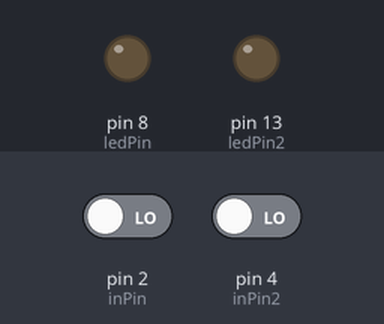
The sketch below on a simulated Arduino Uno, built with avr-gcc and run on an emulated ATmega328P. Shown: output pins drawn as LEDs (lit = HIGH). Inputs (shaded band) come from the test bench; at power-on: pin 2 (inPin) LOW, pin 4 (inPin2) LOW.

Above: at 1.2 s.
1.3 s: pin 2 (inPin) driven HIGH
At 2.5 s:
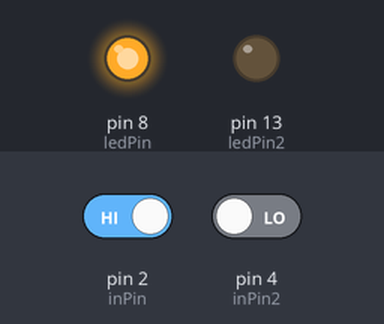
2.8 s: pin 4 (inPin2) driven HIGH
At 4.0 s:
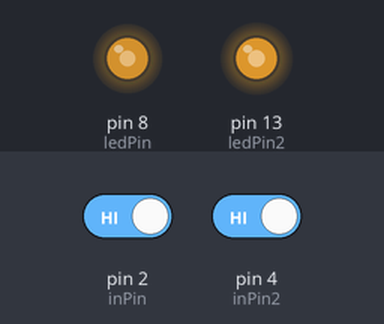
4.3 s: pin 2 (inPin) driven LOW
At 4.8 s:
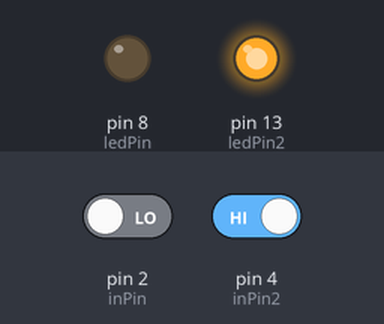
5.8 s: pin 2 (inPin) driven HIGH and pin 4 (inPin2) driven LOW
At 6.1 s:
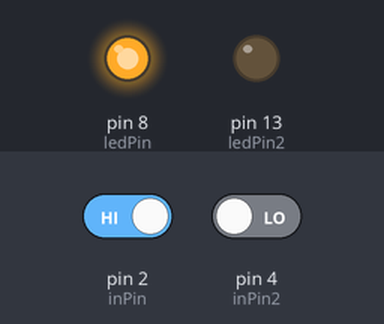
Timing chart, 0 to 8.3 s (numbered marks = the images above; inputs shaded):
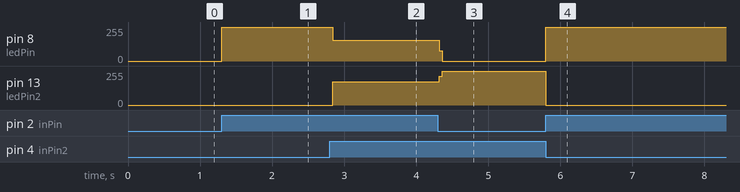

The sketch:

SlideSwitch_Practice.ino
```cpp
int ledPin = 8;
int ledPin2 = 13;
int inPin = 2;
int inPin2 = 4;

void setup() {
  pinMode(ledPin, OUTPUT);
  pinMode(ledPin2, OUTPUT);
  pinMode(inPin, INPUT);
  pinMode(inPin2, INPUT);
}

void loop() {
  if(digitalRead(inPin) == HIGH)
  {
    digitalWrite(ledPin, HIGH);
    digitalWrite(ledPin2, LOW);
  }
  if(digitalRead(inPin2) == HIGH)
  {
    digitalWrite(ledPin2, HIGH);
    digitalWrite(ledPin, LOW);
  }
}
```

Measured:
- after the input at 1.3 s, pin 8 (ledPin): 0/255 → 255/255 at once
- after the input at 2.8 s, pin 8 (ledPin): 255/255 → 156/255 at once; pin 13 (ledPin2): 0/255 → 176/255 at once
- after the input at 4.3 s, pin 8 (ledPin): 156/255 → 0/255 at once; pin 13 (ledPin2): 176/255 → 255/255 at once
- after the input at 5.8 s, pin 8 (ledPin): 0/255 → 255/255 at once; pin 13 (ledPin2): 255/255 → 0/255 at once
